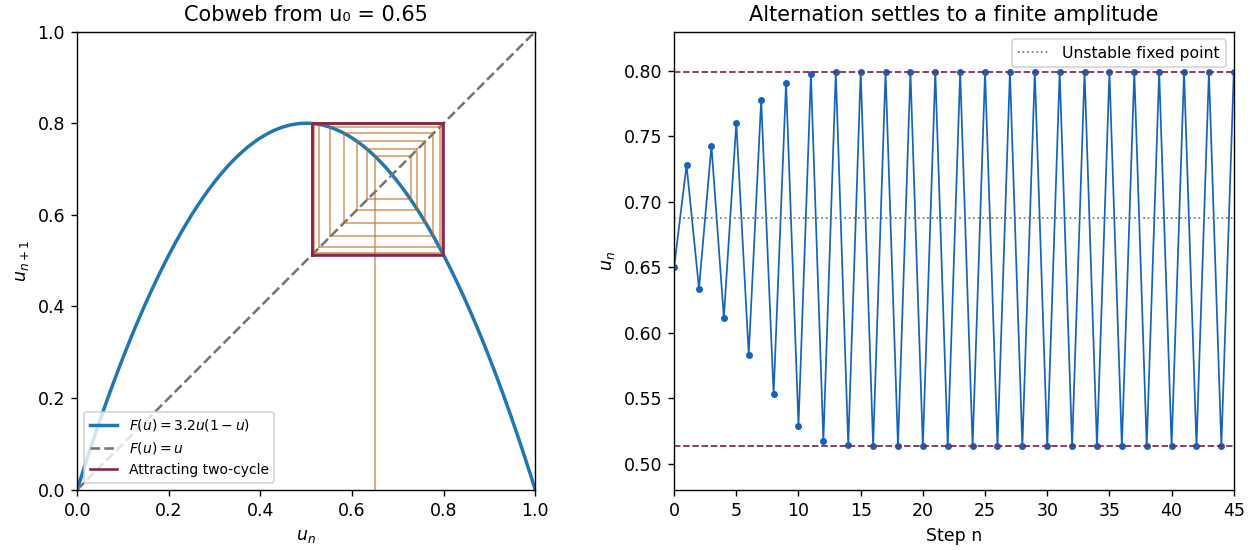

This figure's Python source:
"""Original figure; Python 3.14, NumPy 2.3.5, Matplotlib 3.10.7. Output to caller CWD."""
import os
import tempfile
if 'MPLCONFIGDIR' not in os.environ:
    os.environ['MPLCONFIGDIR'] = tempfile.mkdtemp(prefix='ia2-logistic-mpl-')
import numpy as np
import matplotlib
matplotlib.use('Agg')
import matplotlib.pyplot as plt
lam=3.2
f=lambda u: lam*u*(1-u)
v=[.65]
for _ in range(45): v.append(f(v[-1]))
u=np.linspace(0,1,500)
minus=(lam+1-np.sqrt((lam-3)*(lam+1)))/(2*lam)
plus=(lam+1+np.sqrt((lam-3)*(lam+1)))/(2*lam)
fig,(a,b)=plt.subplots(1,2,figsize=(10,4.4),layout='constrained')
a.plot(u,f(u),lw=2,label=r'$F(u)=3.2u(1-u)$');a.plot(u,u,color='#777777',ls='--',label=r'$F(u)=u$')
x0,y0=v[0],0
for i in range(35):
    y1=v[i+1]
    a.plot([x0,x0,y1],[y0,y1,y1],color='#c06616',lw=1,alpha=.6)
    x0,y0=y1,y1
a.plot([minus,minus,plus,plus,minus],[minus,plus,plus,minus,minus],color='#882255',lw=1.5,label='Attracting two-cycle')
a.set(xlim=(0,1),ylim=(0,1),xlabel=r'$u_n$',ylabel=r'$u_{n+1}$',title='Cobweb from u₀ = 0.65');a.set_aspect('equal');a.legend(fontsize=8,loc='lower left')
b.plot(range(len(v)),v,'o-',ms=3,color='#1664ba',lw=1)
b.axhline(minus,color='#882255',ls='--',lw=1);b.axhline(plus,color='#882255',ls='--',lw=1)
b.axhline(1-1/lam,color='#777777',ls=':',lw=1,label='Unstable fixed point')
b.set(xlim=(0,45),ylim=(.48,.83),xlabel='Step n',ylabel=r'$u_n$',title='Alternation settles to a finite amplitude');b.legend(fontsize=9)
fig.savefig('paper-2-logistic.png',dpi=125,facecolor='white',transparent=False)
